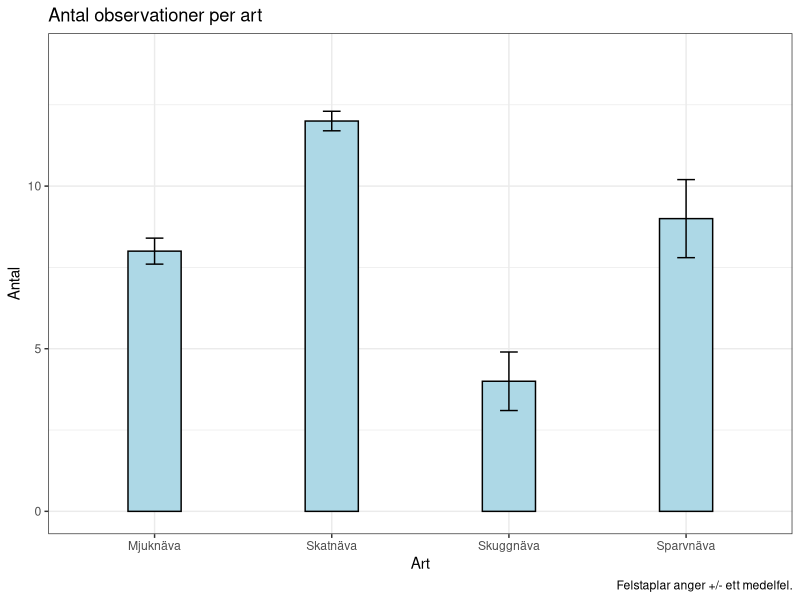
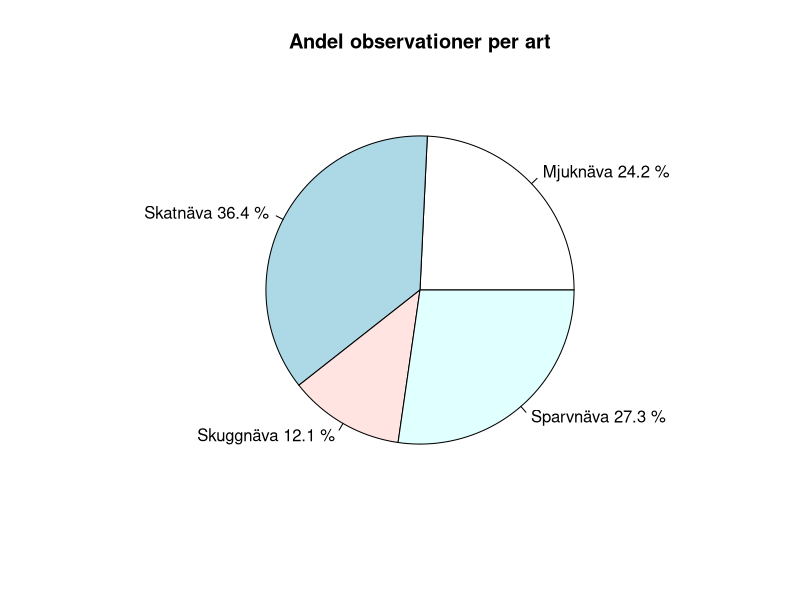
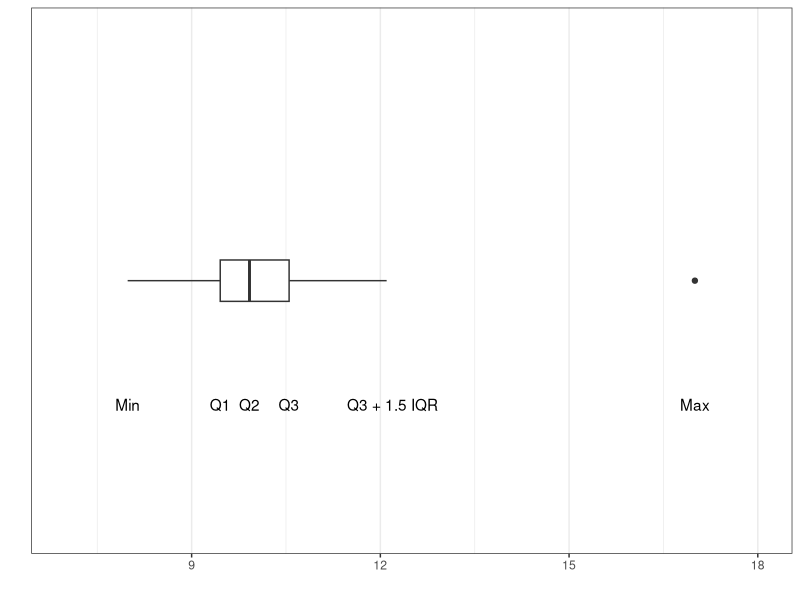
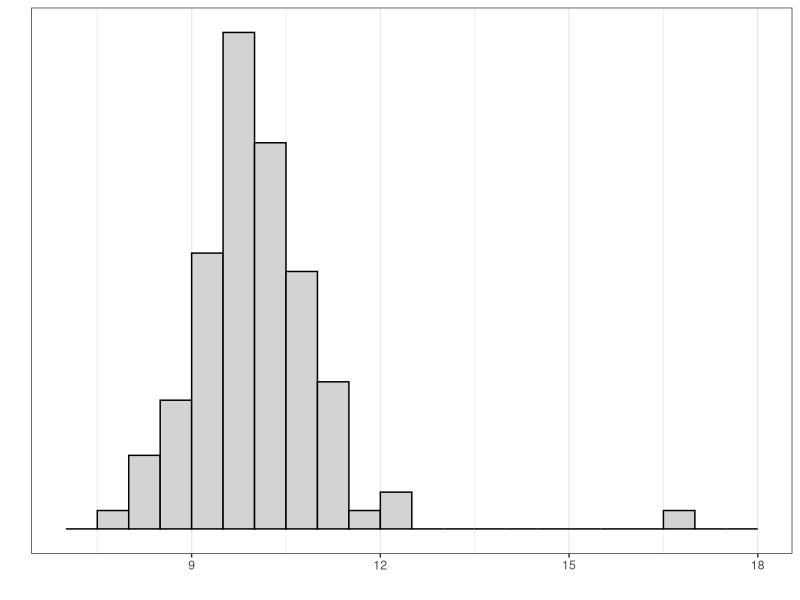

Generate these figures, in order, with R:
## ---- chunk 1
dat <- data.frame(Art = c("Mjuknäva", "Skatnäva", "Skuggnäva", "Sparvnäva"),
                  Antal = c(8, 12, 4, 9),
                  SE = c(0.4, 0.3, 0.9, 1.2))

library(ggplot2)
ggplot(dat, aes(Art, Antal, ymin = Antal - SE, ymax = Antal + SE)) +
  geom_bar(stat = "identity", col = "black", fill = "lightblue", width = 0.3) + 
  geom_errorbar(width = 0.1) + theme_bw() + ylim(0, 14) +
  labs(title = "Antal observationer per art",
       caption = "Felstaplar anger +/- ett medelfel.")
## ---- chunk 2
pie(dat$Antal, paste(dat$Art, round(dat$Antal/sum(dat$Antal) * 100, 1), "%"), 
    main="Andel observationer per art")
## ---- chunk 3
set.seed(190806)
a <- c(rnorm(100), 7) + 10 
a <- data.frame(values = a)

b <- quantile(a$values)

#IQR(a$values)

qs <- data.frame(nam = c("Min", "Q1", "Q2", "Q3", "Q3 + 1.5 IQR", "Max"),
                 val = c(min(a$values), b[2], b[3], b[4], b[4] + 1.5 * IQR(a$values), max(a$values)))

library(ggplot2)

ggplot(a, aes(y = values)) + geom_boxplot(width = 0.005) +
  geom_text(aes(-0.015, val, label = nam), data = qs) +
  theme_bw() +
  xlab("") + ylab("") + xlim(-0.03,0.03) + ylim(7, 18) +
  coord_flip() +
  theme(axis.text.y = element_blank(), 
        axis.ticks.y = element_blank(), 
        panel.grid.major.y = element_blank(), 
        panel.grid.minor.y = element_blank())
## ---- chunk 4
ggplot(a, aes(x = values)) + 
  geom_histogram(col = "black", fill = "lightgrey", breaks = seq(7, 18, 0.5)) +
  theme_bw() +
  xlab("") + ylab("") + xlim(7, 18) +
  theme(axis.text.y = element_blank(), 
        axis.ticks.y = element_blank(), 
        panel.grid.major.y = element_blank(), 
        panel.grid.minor.y = element_blank())
